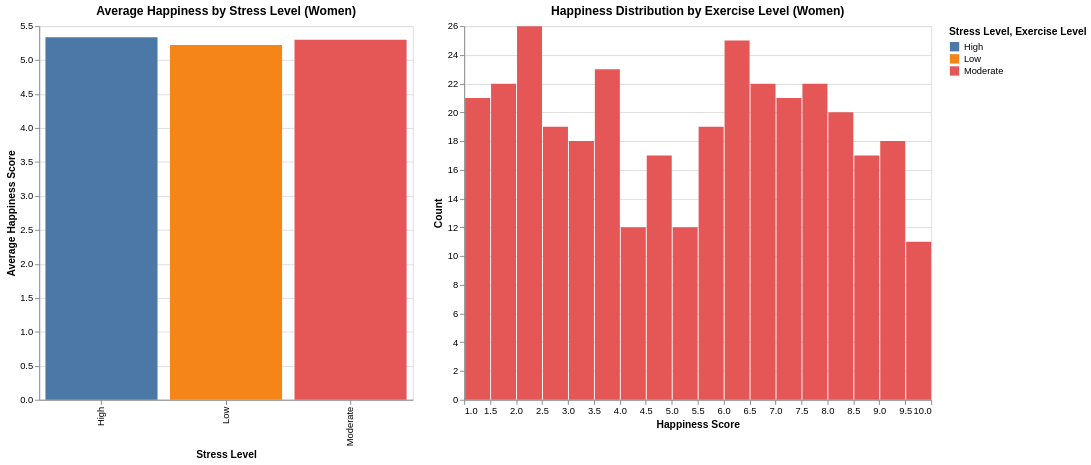

This figure's notebook cell:
### Markdown cell above
The scatter plots illustrate the distribution of happiness scores across different exercise levels for women, with the data filtered by stress level. Across all stress levels (low, moderate, and high), happiness scores are widely distributed, indicating significant variability within each exercise group. However, a slight pattern can be observed where individuals with higher exercise levels tend to appear more frequently in the upper range of happiness scores. This trend is most noticeable when comparing low to high exercise levels, where the high exercise group shows a greater concentration of points near higher happiness values. Despite this, there is still substantial overlap between groups, suggesting that while exercise may have a positive relationship with happiness, it is not the sole determining factor. Additionally, the consistency of this pattern across different stress levels indicates that the relationship between exercise and happiness remains relatively stable regardless of stress. Overall, these visualizations suggest that increased exercise is associated with higher happiness, but other factors likely contribute to the overall variation in happiness scores.

### Code cell
alt.data_transformers.disable_max_rows()

women_data = df[df["Gender"] == "Female"]

# Hover interaction
hover = alt.selection_point(on="mouseover", empty="none")

bar_stress = alt.Chart(women_data).mark_bar().encode(
    x=alt.X("Stress Level:N", title="Stress Level"),
    y=alt.Y("mean(Happiness Score):Q", title="Average Happiness Score"),
    
    color=alt.condition(
        hover,
        alt.Color("Stress Level:N"),
        alt.value("lightgray")   # fade others
    ),
    
    tooltip=[
        "Stress Level",
        alt.Tooltip("mean(Happiness Score):Q", title="Avg Happiness")
    ]
).add_params(
    hover
).properties(
    title="Average Happiness by Stress Level (Women)",
    width=400,
    height=400
)

bar_stress

# Dropdown filter for exercise
exercise_param = alt.param(
    name="exercise_filter",
    bind=alt.binding_select(options=["Low", "Moderate", "High"]),
    value="Moderate"
)

hist_exercise = alt.Chart(women_data).mark_bar().encode(
    x=alt.X(
        "Happiness Score:Q",
        bin=alt.Bin(maxbins=20),
        title="Happiness Score"
    ),
    y=alt.Y("count()", title="Count"),
    
    color=alt.Color("Exercise Level:N"),
    
    tooltip=["count()"]
).add_params(
    exercise_param
).transform_filter(
    alt.datum["Exercise Level"] == exercise_param
).properties(
    title="Happiness Distribution by Exercise Level (Women)",
    width=500,
    height=400
)

hist_exercise

(bar_stress | hist_exercise)

### Figure 1 — Vega-Lite specification as saved in the notebook (floating-point values rounded to 4 significant figures; data arrays with more than 128 entries replaced by an {"elided": "..."} marker saying what was removed)
{"config": {"view": {"continuousWidth": 300, "continuousHeight": 300}}, "hconcat": [{"mark": {"type": "bar"}, "encoding": {"color": {"condition": {"param": "param_51f510c1273a90fd", "field": "Stress Level", "type": "nominal"}, "value": "lightgray"}, "tooltip": [{"field": "Stress Level", "type": "nominal"}, {"aggregate": "mean", "field": "Happiness Score", "title": "Avg Happiness", "type": "quantitative"}], "x": {"field": "Stress Level", "title": "Stress Level", "type": "nominal"}, "y": {"aggregate": "mean", "field": "Happiness Score", "title": "Average Happiness Score", "type": "quantitative"}}, "height": 400, "name": "view_8802b27636d72313_0", "title": "Average Happiness by Stress Level (Women)", "width": 400}, {"mark": {"type": "bar"}, "encoding": {"color": {"field": "Exercise Level", "type": "nominal"}, "tooltip": [{"aggregate": "count", "type": "quantitative"}], "x": {"bin": {"maxbins": 20}, "field": "Happiness Score", "title": "Happiness Score", "type": "quantitative"}, "y": {"aggregate": "count", "title": "Count", "type": "quantitative"}}, "height": 400, "title": "Happiness Distribution by Exercise Level (Women)", "transform": [{"filter": "(datum['Exercise Level'] === exercise_filter)"}], "width": 500}], "data": {"name": "data-57d13b237b02068d48295fc95255d8a2"}, "params": [{"name": "param_51f510c1273a90fd", "select": {"type": "point", "on": "mouseover"}, "views": ["view_8802b27636d72313_0"]}, {"name": "exercise_filter", "bind": {"input": "select", "options": ["Low", "Moderate", "High"]}, "value": "Moderate"}], "$schema": "https://vega.github.io/schema/vega-lite/v6.1.0.json", "datasets": {"data-57d13b237b02068d48295fc95255d8a2": {"elided": "1024 records"}}}
